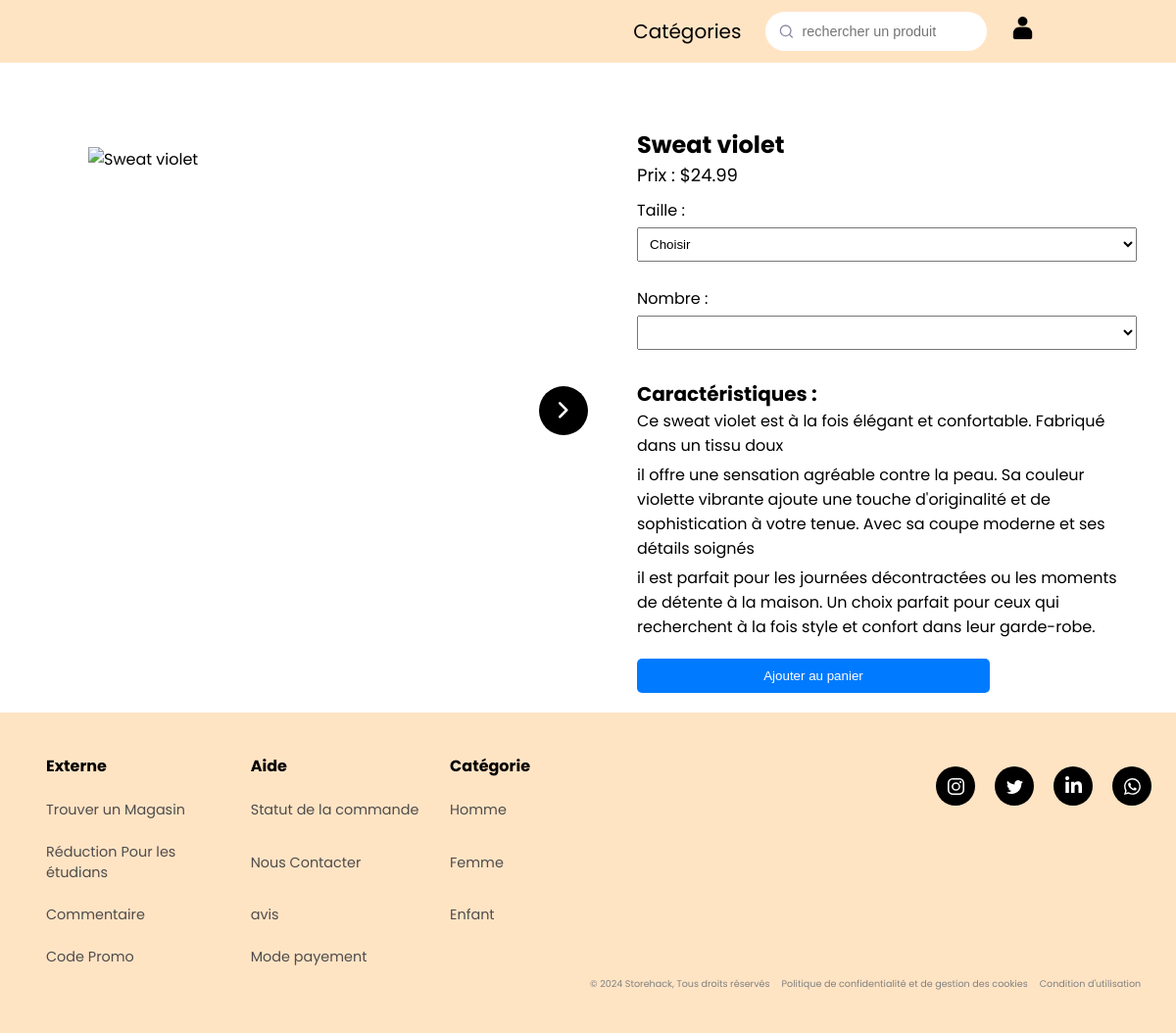
The app's page /description.php?id=6, older data.
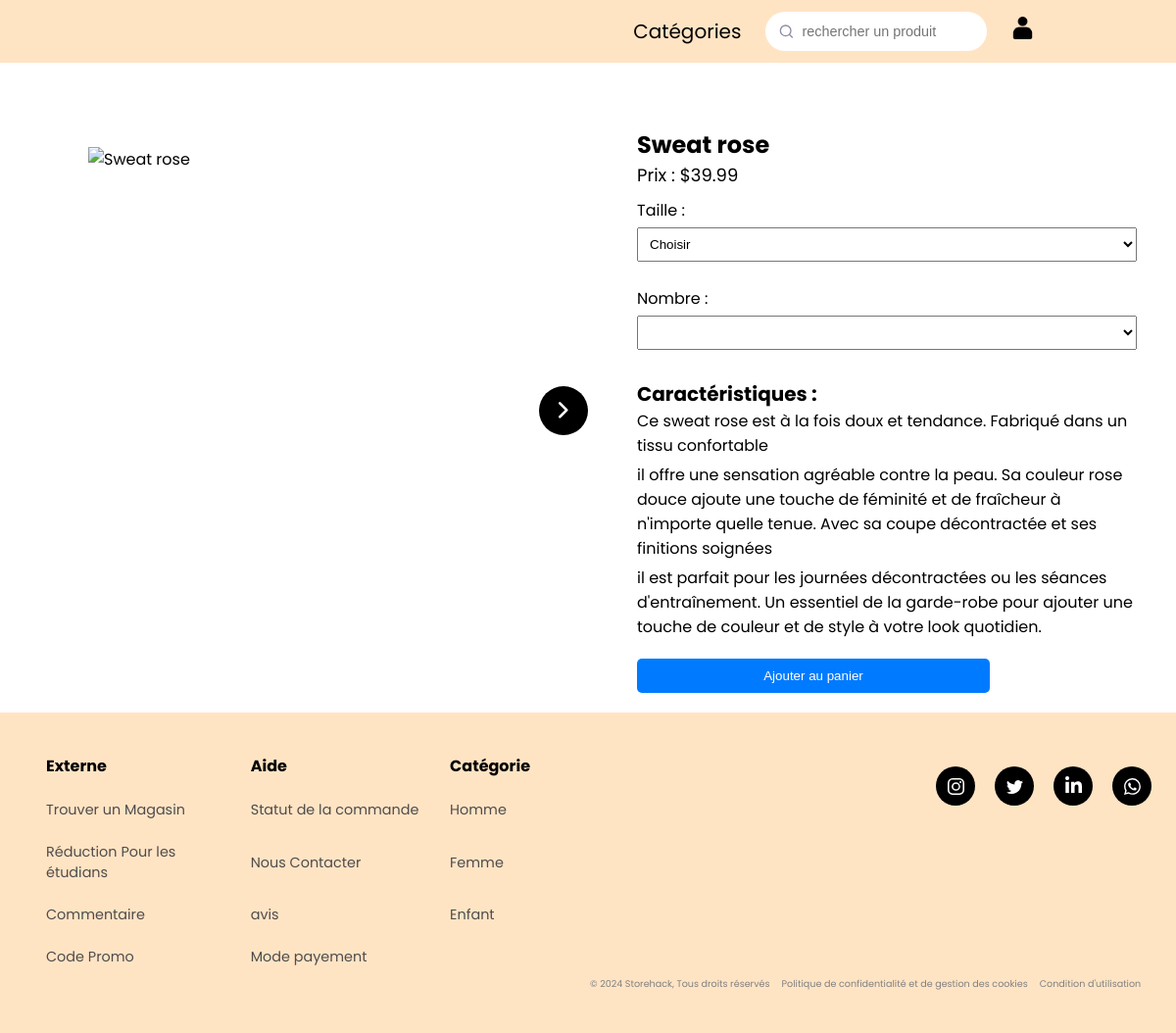
The same page, newer data.
### tables this page shows
CREATE TABLE Produit (
    ID_produit INT AUTO_INCREMENT PRIMARY KEY,
    Nom VARCHAR(255),
    Description TEXT,
    Prix DECIMAL(10, 2),
    Promotion VARCHAR(3),
    Sexe VARCHAR(255),
    
    nb_image INT,
    Mail VARCHAR(50),
    FOREIGN KEY (Mail) REFERENCES Utilisateur(Mail)
);

### description.php (the view, shortened to what this page needs)
<!DOCTYPE html>
<html lang="en">
<head>
    <link rel="stylesheet" href="css/description.css">
    <link rel="stylesheet" href="css/nav-bar.css">
    <link rel="stylesheet" href="css/carroussel.css">
</head>
<body>
<?php
include "includes/header.php"
?>
<?php
include('php/login.php');
if(isset($_GET['id'])) {
    $id_produit = $_GET['id'];
    $query = "SELECT * FROM Produit WHERE ID_produit = :id_produit";
    $stmt = $pdo->prepare($query);
    $stmt->bindParam(':id_produit', $id_produit, PDO::PARAM_INT);
    $stmt->execute();
    $produit = $stmt->fetch(PDO::FETCH_ASSOC);
    if($produit) {
        $nom_produit = $produit['Nom'];
        $prix_produit = $produit['Prix'];
        $caracteristiques = explode(',', $produit['Description']);
        $imagePath = "image/image/" . $id_produit . "/0.jpg";
    } else {
        header('Location: erreur.php');
        exit();
    }
} else {
    header('Location: erreur.php');
    exit();
}
?>
<main class="product-main">
    <div class="product-image carroussel" >
        <img id="add_img" src="<?php echo $imagePath; ?>" alt="<?php echo $nom_produit; ?>">
        <button id="ap-carroussel" class="boutton-defilement material-symbols-rounded">chevron_right</button>
    </div>
    <div class="product-details">
        <h1><?php echo $nom_produit; ?></h1>
        <p>Prix : $<?php echo $prix_produit; ?></p>
        <form action="#" method="post" id="monFormulaire">
        <label for="size">Taille :</label>
        <select id="monSelect" name="taille" >
            <option value="0" selected>Choisir</option>
        </select>
        </form>
        <form action="#" method="post">
        <label for="size">Nombre :</label>
        <select id="quantite" name="quantite">
        </select>
        <h2>Caractéristiques :</h2>
        <ul>
            <?php foreach($caracteristiques as $caracteristique) : ?>
                <li><?php echo $caracteristique; ?></li>
            <?php endforeach; ?>
        </ul>
            <button type="submit" name="ajouterproduit" value="<?php echo $_GET['id']; ?>">Ajouter au panier</button>
        </form>
    </div>
</main>
<?php
include "includes/footer.php"
?>
</body>
</html>

Row changes from the older to the newer data that the page shows:
changed produit: Nom "Sweat violet" → "Sweat rose"; Prix "24.99" → "39.99"
Text that changed along with them:
new list line: "Ce sweat rose est à la fois doux et tendance. Fabriqué dans un tissu confortable"
new list line: "il offre une sensation agréable contre la peau. Sa couleur rose douce ajoute une touche de féminité et de fraîcheur à n'importe quelle tenue. Avec sa coupe décontractée et ses finitions soignées"
new list line: "il est parfait pour les journées décontractées ou les séances d'entraînement. Un essentiel de la garde-robe pour ajouter une touche de couleur et de style à votre look quotidien."
list line gone: "Ce sweat violet est à la fois élégant et confortable. Fabriqué dans un tissu doux"
list line gone: "il offre une sensation agréable contre la peau. Sa couleur violette vibrante ajoute une touche d'originalité et de sophistication à votre tenue. Avec sa coupe moderne et ses détails soignés"
list line gone: "il est parfait pour les journées décontractées ou les moments de détente à la maison. Un choix parfait pour ceux qui recherchent à la fois style et confort dans leur garde-robe."
